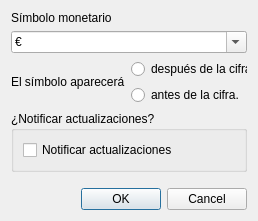
<?xml version="1.0" encoding="UTF-8"?>
<ui version="4.0">
 <class>Config</class>
 <widget class="QWidget" name="Config">
  <property name="geometry">
   <rect>
    <x>0</x>
    <y>0</y>
    <width>258</width>
    <height>221</height>
   </rect>
  </property>
  <property name="minimumSize">
   <size>
    <width>258</width>
    <height>0</height>
   </size>
  </property>
  <property name="windowTitle">
   <string>Form</string>
  </property>
  <layout class="QVBoxLayout" name="verticalLayout">
   <item>
    <widget class="QLabel" name="label">
     <property name="text">
      <string>Símbolo monetario</string>
     </property>
    </widget>
   </item>
   <item>
    <widget class="QComboBox" name="comboBox">
     <property name="editable">
      <bool>true</bool>
     </property>
     <item>
      <property name="text">
       <string>€</string>
      </property>
     </item>
     <item>
      <property name="text">
       <string>$</string>
      </property>
     </item>
     <item>
      <property name="text">
       <string>£</string>
      </property>
     </item>
    </widget>
   </item>
   <item>
    <layout class="QHBoxLayout" name="horizontalLayout">
     <item>
      <widget class="QLabel" name="label_2">
       <property name="text">
        <string>El símbolo aparecerá</string>
       </property>
      </widget>
     </item>
     <item>
      <layout class="QVBoxLayout" name="verticalLayout_2">
       <item>
        <widget class="QRadioButton" name="afterRd">
         <property name="toolTip">
          <string>&lt;html&gt;&lt;head/&gt;&lt;body&gt;&lt;p&gt;Por ejemplo: 50€&lt;/p&gt;&lt;/body&gt;&lt;/html&gt;</string>
         </property>
         <property name="text">
          <string>después de la cifra.</string>
         </property>
        </widget>
       </item>
       <item>
        <widget class="QRadioButton" name="beforeRd">
         <property name="toolTip">
          <string>&lt;html&gt;&lt;head/&gt;&lt;body&gt;&lt;p&gt;Por ejemplo: $50&lt;/p&gt;&lt;/body&gt;&lt;/html&gt;</string>
         </property>
         <property name="text">
          <string>antes de la cifra.</string>
         </property>
        </widget>
       </item>
      </layout>
     </item>
    </layout>
   </item>
   <item>
    <widget class="QGroupBox" name="groupBox">
     <property name="title">
      <string>¿Notificar actualizaciones?</string>
     </property>
     <layout class="QVBoxLayout" name="verticalLayout_3">
      <item>
       <widget class="QCheckBox" name="updatesEnabled">
        <property name="text">
         <string>Notificar actualizaciones</string>
        </property>
       </widget>
      </item>
     </layout>
    </widget>
   </item>
   <item>
    <spacer name="verticalSpacer">
     <property name="orientation">
      <enum>Qt::Vertical</enum>
     </property>
     <property name="sizeHint" stdset="0">
      <size>
       <width>20</width>
       <height>40</height>
      </size>
     </property>
    </spacer>
   </item>
   <item>
    <widget class="QDialogButtonBox" name="buttons">
     <property name="standardButtons">
      <set>QDialogButtonBox::Cancel|QDialogButtonBox::Ok</set>
     </property>
    </widget>
   </item>
  </layout>
 </widget>
 <resources/>
 <connections>
  <connection>
   <sender>buttons</sender>
   <signal>rejected()</signal>
   <receiver>Config</receiver>
   <slot>close()</slot>
   <hints>
    <hint type="sourcelabel">
     <x>128</x>
     <y>178</y>
    </hint>
    <hint type="destinationlabel">
     <x>128</x>
     <y>99</y>
    </hint>
   </hints>
  </connection>
 </connections>
</ui>
